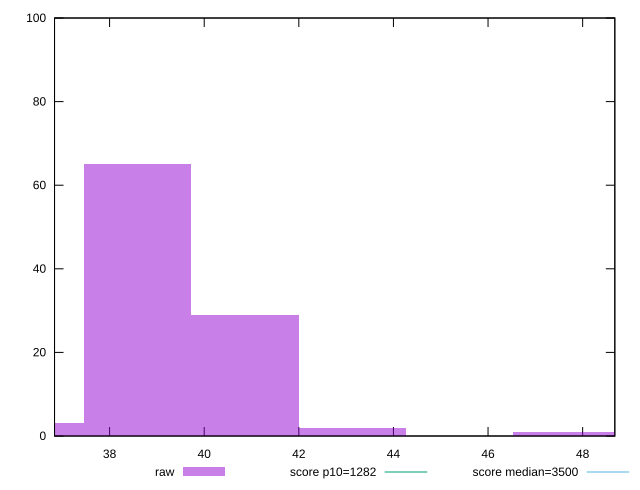

This chart was generated by the following gnuplot code:
reset

$raw <<EOF
38.59125262334422 65
40.86132630707035 29
36.321178939618086 3
43.131399990796474 2
47.67154735824874 1
EOF

set key outside below
set boxwidth 2.2700736837261304
set xrange [36.83599999999999:48.67999999999998]
set yrange [0:100]
set style fill transparent solid 0.5 noborder

set parametric
set terminal svg size 640, 490 enhanced background rgb 'white'
set output "report_00007_2020-12-11T15:55:29.892Z/bootup-time/samples/pages+cached+noexternal+nofonts+nosvg+noimg/raw/histogram.svg"

plot $raw title "raw" with boxes, \
     1282,t title "score p10=1282", \
     3500,t title "score median=3500"

reset
